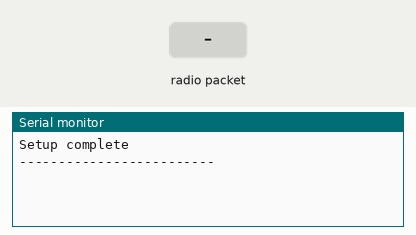
Recording of a sketch running on a simulated Arduino Uno, built with avr-gcc and run on an emulated ATmega328P. Shown: the last lines printed to the serial monitor. The inputs (shaded band) are chosen by the test bench. No radio packets arrive unless stated.

Above: at 1.2 s.
1.3 s: radio packet "0" arrives
At 2.4 s:
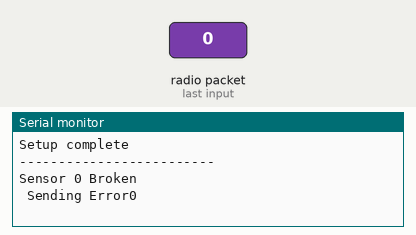
2.8 s: radio packet "5" arrives
At 3.5 s:
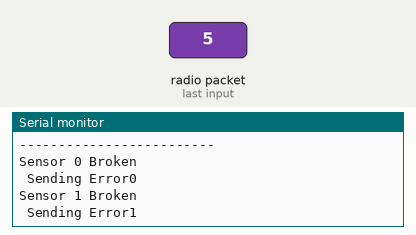

Measured:
- after the input at 1.3 s, the serial monitor: prints a new line at once (image 1)
- after the input at 2.8 s, the serial monitor: prints a new line at once (image 2)

The sketch:

Receiver.ino
```cpp
#include <VirtualWire.h>
int temp,tempR,pressure,errorsending,Error, ID, SelectedID = 99;
unsigned int pressR;
uint8_t buf[VW_MAX_MESSAGE_LEN], buflen = VW_MAX_MESSAGE_LEN, tempC[4];

void setup()
{
  Serial.begin(9600);	// Debugging only
  Serial.println("Setup complete ");
  Serial.println("-------------------------");
  vw_setup(2000);	 // Bits per sec
  vw_set_rx_pin(A0);
  vw_rx_start();       // Start the receiver PLL running
}


bool SystemIDCheck(){
  if(ID == SelectedID){
  return 1;}
  else{
  return 0;}
  };

void loop ()
{
  if (vw_get_message(buf, &buflen))  {
    int i;
    char data[25];
    char num[20];
    digitalWrite(13, true);

    for (i = 0; i < buflen; i++) {
      data[i] = buf[i];
    }
    String dataCopy=data; //To display data later once "data" is deleted
    char * strtokIndx;
    strtokIndx = strtok(data, ",");
    Error = atoi(strtokIndx);


    if (Error != 2) {
    Serial.println(Error ? "Sensor 1 Broken" : "Sensor 0 Broken") ;
    }


    strtokIndx = strtok(NULL, ",");
    ID = atoi (strtokIndx);
    strtokIndx = strtok(NULL, ",");
    temp = atoi (strtokIndx);
    strtokIndx = strtok(NULL, ",");
    tempR = atoi (strtokIndx);
    strtokIndx = strtok(NULL, ",");
    pressure = atoi (strtokIndx);
    strtokIndx = strtok(NULL, ",");
    pressR = atoi (strtokIndx);
    strtokIndx = strtok(NULL, ",");
    errorsending = atoi (strtokIndx);
    digitalWrite(13, false);


    int errorrec = ID + temp  + pressure + Error ;
    int error = errorrec % 2;
    if (error == 0) errorrec = 0;
    else errorrec = 1;


    if (errorrec == errorsending && SystemIDCheck()) {
      Serial.print("System ID:   ");
      Serial.println(ID);
      Serial.print("Temperature: ");
      Serial.print(temp);
      Serial.print(".");
      Serial.print(tempR);
      Serial.println (" C");
      Serial.print("Pressure:    ");
      Serial.print(pressure);
      Serial.print(".");
      Serial.print(pressR);
      Serial.println (" mbar");
      Serial.print("-------------------------       ");
      Serial.println(dataCopy);
    }
    else {
      Serial.print(" Sending Error");
      Serial.println(errorrec);
    }
 }
}
```
